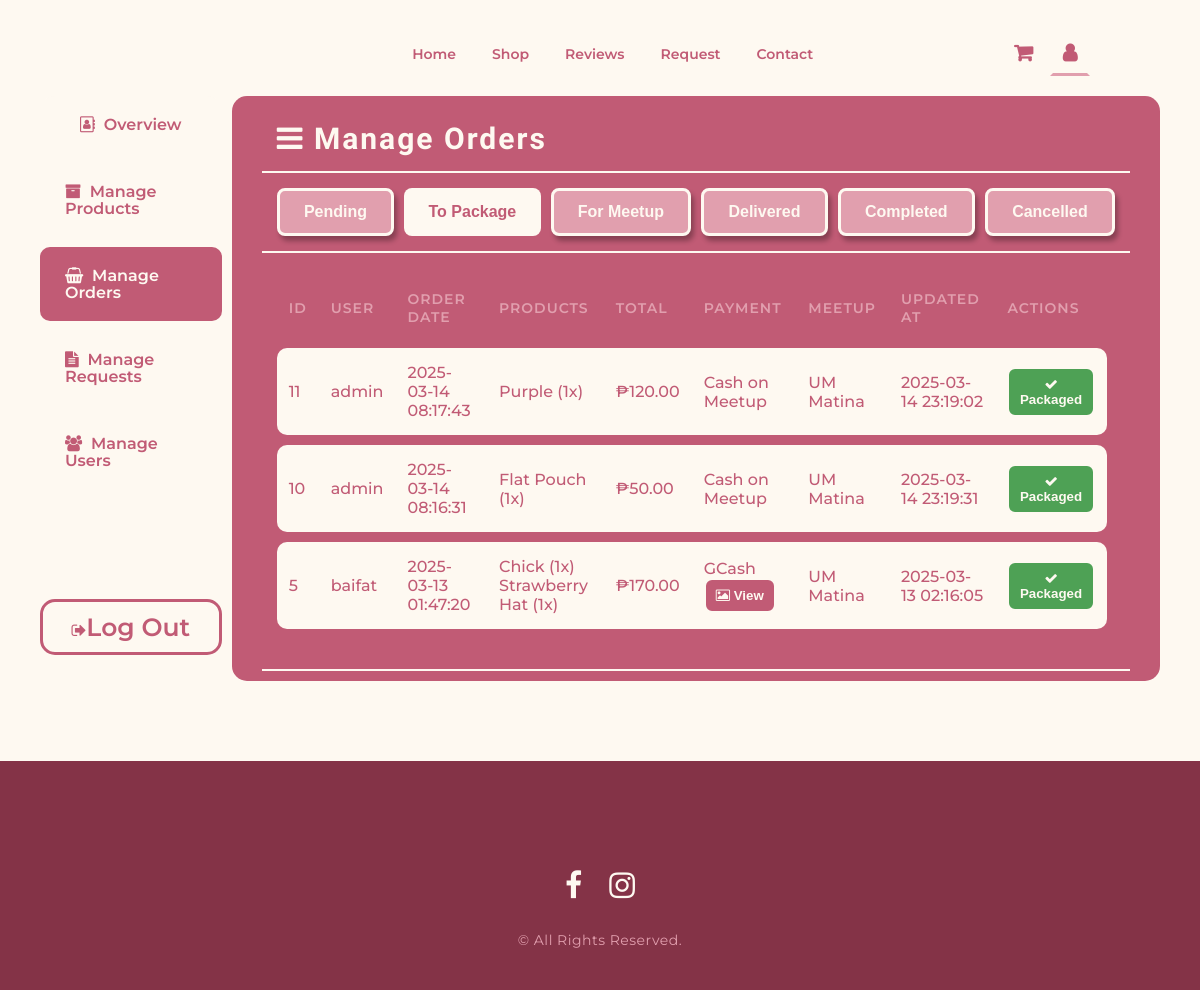
The page /admin-orders-toPackage.php on the database its author committed.
### tables this page shows
CREATE TABLE `orders` (
  `OrderId` int(11) NOT NULL,
  `UserId` int(11) NOT NULL,
  `MeetupPlaceId` int(11) NOT NULL,
  `TotalPrice` decimal(10,2) NOT NULL,
  `OrderStatus` enum('Pending','To Package','For Meetup','Delivered','Completed','Cancelled') NOT NULL DEFAULT 'Pending',
  `CreatedAt` timestamp NOT NULL DEFAULT current_timestamp()
);

CREATE TABLE `users` (
  `UserId` int(11) NOT NULL,
  `FirstName` varchar(127) NOT NULL,
  `LastName` varchar(127) NOT NULL,
  `Username` varchar(127) NOT NULL,
  `ProfileImage` varchar(127) DEFAULT NULL,
  `ContactNumber` varchar(127) NOT NULL,
  `Email` varchar(127) NOT NULL,
  `Password` varchar(255) NOT NULL,
  `FacebookLink` varchar(127) NOT NULL,
  `RegisteredAt` timestamp NOT NULL DEFAULT current_timestamp() ON UPDATE current_timestamp()
);

CREATE TABLE `order_items` (
  `OrderItemId` int(11) NOT NULL,
  `OrderId` int(11) NOT NULL,
  `ProductId` int(11) NOT NULL,
  `Quantity` int(11) NOT NULL,
  `Price` decimal(10,2) NOT NULL
);

CREATE TABLE `products` (
  `ProductId` int(11) NOT NULL,
  `ProductName` varchar(255) NOT NULL,
  `ProductPrice` decimal(10,2) NOT NULL,
  `ProductImg` varchar(127) NOT NULL,
  `ProductCategory` varchar(127) NOT NULL,
  `InStock` int(11) NOT NULL DEFAULT 0,
  `IsActive` tinyint(4) NOT NULL DEFAULT 1,
  `CreatedAt` timestamp NOT NULL DEFAULT current_timestamp()
);

CREATE TABLE `order_payments` (
  `PaymentId` int(11) NOT NULL,
  `OrderId` int(11) NOT NULL,
  `PaymentMethod` enum('Cash on Meetup','GCash') NOT NULL,
  `PaymentRefNo` varchar(50) DEFAULT NULL,
  `ReceiptImage` varchar(255) DEFAULT NULL,
  `CreatedAt` timestamp NOT NULL DEFAULT current_timestamp()
);

CREATE TABLE `meetup_places` (
  `PlaceId` int(11) NOT NULL,
  `PlaceName` varchar(255) DEFAULT NULL
);

### includes/db_fetchAllOrders.php (called while the page is built)
<?php
require 'db_auth.php';
function fetchOrders($status)
{
    global $conn;
    $stmt = $conn->prepare("
        SELECT o.OrderId, u.Username, o.CreatedAt, o.TotalPrice, o.OrderStatus,
               m.PlaceName, p.PaymentMethod, p.ReceiptImage
        FROM orders o
        JOIN users u ON o.UserId = u.UserId
        JOIN meetup_places m ON o.MeetupPlaceId = m.PlaceId
        LEFT JOIN order_payments p ON o.OrderId = p.OrderId
        WHERE o.OrderStatus = ?
        ORDER BY o.CreatedAt DESC
    ");
    $stmt->bind_param("s", $status);
    $stmt->execute();
    $result = $stmt->get_result();
    $orders = [];
    while ($row = $result->fetch_assoc()) {
        $orderId = $row['OrderId'];
        $products = fetchOrderProducts($orderId);
        $row['Products'] = $products;
        $row['StatusUpdatedAt'] = fetchOrderStatusTimestamp($orderId, $row['OrderStatus']);
        $orders[] = $row;
    }
    return $orders;
}
function fetchOrderProducts($orderId)
{
    global $conn;
    $stmt = $conn->prepare("
        SELECT p.ProductName, oi.Quantity
        FROM order_items oi
        JOIN products p ON oi.ProductId = p.ProductId
        WHERE oi.OrderId = ?
    ");
    $stmt->bind_param("i", $orderId);
    $stmt->execute();
    $result = $stmt->get_result();
    $products = [];
    while ($row = $result->fetch_assoc()) {
        $products[] = $row;
    }
    return $products;
}
function fetchOrderStatusTimestamp($orderId, $status)
{
    global $conn;
    $stmt = $conn->prepare("
        SELECT MadeAt
        FROM order_status_history
        WHERE OrderId = ? AND Status = ?
        ORDER BY MadeAt DESC
        LIMIT 1
    ");
    $stmt->bind_param("is", $orderId, $status);
    $stmt->execute();
    $result = $stmt->get_result();
    if ($row = $result->fetch_assoc()) {
        return $row['MadeAt'];
    } else {
        return "N/A";
    }
}

### admin-orders-toPackage.php (the view, shortened to what this page needs)
<?php
include 'includes/db_fetchAllOrders.php';
$orders = fetchOrders('To Package');
?>
<!DOCTYPE html>
<html lang="en">
<head>
  <link rel="stylesheet" href="style.css" />
  <link
    rel="stylesheet"
    href="https://cdnjs.cloudflare.com/ajax/libs/font-awesome/4.7.0/css/font-awesome.min.css" />
</head>
<body>
  <header class="nav-bar">
    <div class="logo-area">
    </div>
    <nav class="link-area">
      <ul>
        <li><a href="index.php">Home</a></li>
        <li><a href="shop.php">Shop</a></li>
        <li><a href="reviews.php">Reviews</a></li>
        <li><a href="request.php">Request</a></li>
        <li><a href="contact.php">Contact</a></li>
      </ul>
    </nav>
    <div class="link-area user-area">
      <a href="#" class="fa fa-shopping-cart">
      </a>
      <a href="#" class="fa fa-user active"></a>
    </div>
  </header>
  <div class="wrapper admin">
    <section class="section user-info">
      <div class="user-info-nav">
        <a href="admin.php" class="fa fa-address-book-o"><span>&nbsp Overview</span></a>
        <a href="admin-products.php" class="fa fa-archive"><span>&nbsp Manage Products</span></a>
        <a href="admin-orders.php" class="fa fa-shopping-basket active"><span>&nbsp Manage Orders</span></a>
        <a href="admin-requests.php" class="fa fa-file-text"><span>&nbsp Manage Requests</span></a>
        <a href="admin-users.php" class="fa fa-users"><span>&nbsp Manage Users</span></a>
        <form id="logoutForm" action="actions/db_signout.php" method="post">
          <button id="logoutButton" class="log-out" type="button">
            <i class="fa fa-sign-out"></i><span>Log Out</span>
          </button>
        </form>
      </div>
      <div class="user-info-main">
        <div class="user-main-area heading">
          <h3><i class="fa fa-bars">&nbsp</i>Manage Orders</h3>
        </div>
        <div class="user-main-area">
          <div class="StatusTabs">
            <a href="admin-orders.php"><button class="button-alt">Pending</button></a>
            <a href="admin-orders-toPackage.php"><button class="button-alt active">To Package</button></a>
            <a href="admin-orders-forMeetup.php"><button class="button-alt">For Meetup</button></a>
            <a href="admin-orders-Delivered.php"><button class="button-alt">Delivered</button></a>
            <a href="admin-orders-Completed.php"><button class="button-alt">Completed</button></a>
            <a href="admin-orders-Cancelled.php"><button class="button-alt">Cancelled</button></a>
          </div>
        </div>
        <div class="user-main-area">
          <div class="table-list user-list">
            <table>
              <?php if (!empty($orders)): ?>
                <tr class="table-header">
                  <th>ID</th>
                  <th>USER</th>
                  <th>ORDER DATE</th>
                  <th>PRODUCTS</th>
                  <th>TOTAL</th>
                  <th>PAYMENT</th>
                  <th>MEETUP</th>
                  <th>UPDATED AT</th>
                  <th>ACTIONS</th>
                </tr>
                <?php foreach ($orders as $order): ?>
                  <tr class="table-row">
                    <td><?= number_format($order['OrderId']) ?></td>
                    <td><?= htmlspecialchars($order['Username']) ?></td>
                    <td><?= htmlspecialchars($order['CreatedAt']) ?></td>
                    <td>
                      <?php foreach ($order['Products'] as $product): ?>
                        <?= htmlspecialchars($product['ProductName']) ?>
                        (<?= number_format($product['Quantity']) ?>x)<br>
                      <?php endforeach; ?>
                    </td>
                    <td>₱<?= number_format($order['TotalPrice'], 2) ?></td>
                    <td>
                      <?= htmlspecialchars($order['PaymentMethod']) ?>
                      <?php if (!empty($order['ReceiptImage'])): ?>
                        <a href="<?= htmlspecialchars($order['ReceiptImage']) ?>" target="_blank">
                          <button class="table-button">
                            <i class="fa fa-image"></i>&nbspView
                          </button>
                        </a>
                      <?php else: ?>
                      <?php endif; ?>
                    </td>
                    <td><?= htmlspecialchars($order['PlaceName']) ?></td>
                    <td><?= htmlspecialchars($order['StatusUpdatedAt']) ?></td>
                    <td>
                      <div class="button-area">
                        <form action="actions/db_updateOrderStatus.php" method="POST">
                          <button type="button" class="table-button btn-update confirmTrigger" data-message="Are you sure you want to update the status of this order?">
                            <i class="fa fa-check"></i> Packaged
                          </button>
                        </form>
                      </div>
                    </td>
                  </tr>
                <?php endforeach; ?>
              <?php else: ?>
                <p style=" text-align: center; font-weight:600; font-size:20px;">No orders to be packaged.</p>
              <?php endif; ?>
            </table>
          </div>
        </div>
      </div>
    </section>
  </div>
  <footer class="footer-bar">
    <div class="footer-content">
      <div class="social-area">
        <a href="https://www.facebook.com/profile.php?id=61557911686578" target="_blank" class="fa fa-facebook"></a>
        <a href="https://www.instagram.com/hazey.crochet/" target="_blank" class="fa fa-instagram"></a>
      </div>
      <p>© All Rights Reserved.</p>
    </div>
  </footer>
</body>
</html>

### rows shown on the page
orders: OrderId "11", UserId.Username "admin", CreatedAt "2025-03-14 08:17:43", TotalPrice "120.00", order_payments.PaymentMethod "Cash on Meetup", MeetupPlaceId.PlaceName "UM Matina", StatusUpdatedAt "2025-03-14 23:19:02"
order_items: ProductId.ProductName "Purple", Quantity "1"
orders: OrderId "10", UserId.Username "admin", CreatedAt "2025-03-14 08:16:31", TotalPrice "50.00", order_payments.PaymentMethod "Cash on Meetup", MeetupPlaceId.PlaceName "UM Matina", StatusUpdatedAt "2025-03-14 23:19:31"
order_items: ProductId.ProductName "Flat Pouch", Quantity "1"
orders: OrderId "5", UserId.Username "baifat", CreatedAt "2025-03-13 01:47:20", TotalPrice "170.00", order_payments.PaymentMethod "GCash", MeetupPlaceId.PlaceName "UM Matina", StatusUpdatedAt "2025-03-13 02:16:05"
order_items: ProductId.ProductName "Chick", Quantity "1"
order_items: ProductId.ProductName "Strawberry Hat", Quantity "1"
